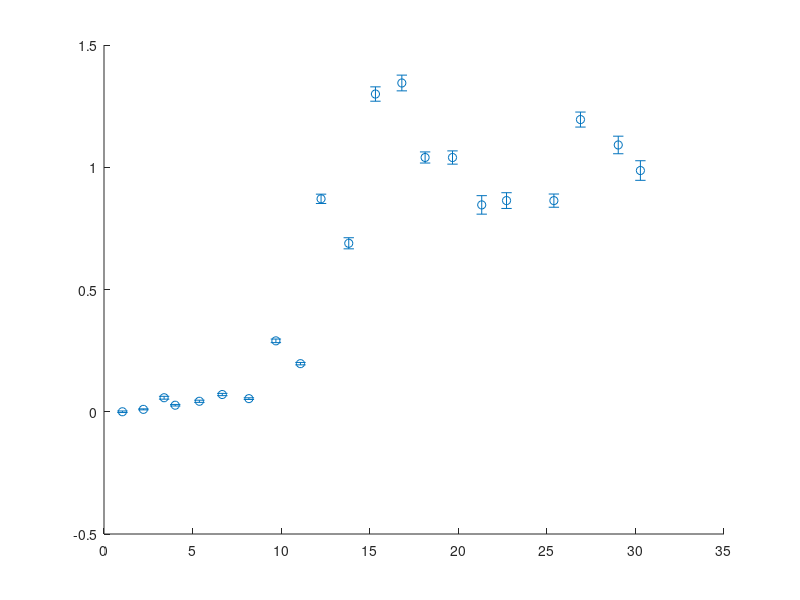

Write MATLAB code to recreate this figure. (Note: this script raises an error after producing the figure.)
% parameter input
ps = input('Enter the value for ps (s-1): ');
u = input('Enter the value for u (mm-1): ');

% Provided data
x = [1.04, 2.22333333333333, 3.39333333333333, 4.02, 5.38333333333333, 6.67666666666667, 8.18, 9.70333333333333, 11.09, 12.2533333333333, 13.8166666666667, 15.3233333333333, 16.8133333333333, 18.1266666666667, 19.6733333333333, 21.3233333333333, 22.7233333333333, 25.3966666666667, 26.8966666666667, 29.03, 30.28];
L = [0, 0.00975636438163995, 0.057361433427564, 0.026750329314909, 0.0428537112846817, 0.0704960988239085, 0.0536668017915828, 0.29002388452717, 0.196744879360554, 0.870901138416643, 0.689029148093359, 1.29947849236274, 1.34463973607678, 1.03999901248472, 1.03982721712197, 0.846011962927814, 0.863685623563919, 0.863494357098247, 1.19505927274062, 1.09116551538459, 0.986595231212624];
error_L = [0.00320479846460689, 0.00204303182499297, 0.00582706141037327, 0.00318581787205527, 0.00447290991270651, 0.00469713442372092, 0.00343600806930636, 0.0073486853235461, 0.00493909963444319, 0.0190504014580511, 0.0226953268078108, 0.029364716836165, 0.0321851673329639, 0.0227169586825521, 0.0270864460301806, 0.0378114693514792, 0.0321960471452477, 0.0270317039389524, 0.0307029347158349, 0.0359358303023111, 0.0400564535020012];

% Initial guess time parameter
t0 = input('Enter a starting guess value for time (s): '); % You can modify this as needed

% Define the model function
model = @(t, x) exp(-ps * t * exp(-u * x));

% Define the weighted least-squares objective function
objective = @(t) sum(((L - model(t, x)) ./ error_L).^2);

% Use fminsearch to minimize the objective function
options = optimset('Display', 'iter'); % Show iteration details
[t_fit, resnorm, ~, output] = fminsearch(objective, t0, options);

% Display the results
fprintf('Fitted parameter t: %.6f\n', t_fit);

% Calculate the fitted curve
L_fit = model(t_fit, x);

% Calculate uncertainties for the fitted parameter
J = -(ps * exp(-u * x) .* exp(-ps * t_fit * exp(-u * x)))'; % Jacobian of the model w.r.t. t
residuals = (L - L_fit) ./ error_L; % Normalized residuals
sigma2 = sum(residuals.^2) / (length(L) - 1); % Variance of residuals
cov_t = inv(J' * J) * sigma2; % Covariance matrix
t_uncertainty = sqrt(cov_t); % Standard error of t

% Display uncertainties
fprintf('Uncertainty in fitted parameter t: ±%.6f\n', t_uncertainty);

% Plot the data and the fit
figure;
errorbar(x, L, error_L, 'o', 'DisplayName', 'Data with Error'); % Data with error bars
hold on;
plot(x, L_fit, '-', 'LineWidth', 2, 'DisplayName', 'Fitted Curve'); % Fitted curve
hold off;
legend;
xlabel('x');
ylabel('L');
title('Least Squares Curve Fitting with Error');
grid on;
